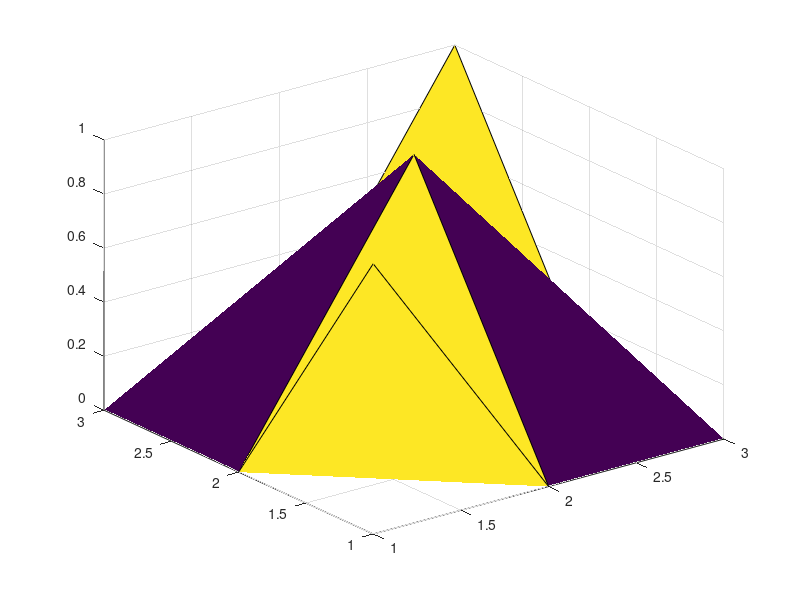

Here is the MATLAB script that generated this plot:
%% Plot the surface defined by the function using MATLAB 𝑓(𝑥,𝑦)=(𝑥−3)2+(𝑦−2)2 𝑓𝑜𝑟 2<𝑥<4 𝑎𝑛𝑑 1<𝑦<3

[x,y]=meshgrid(2:.1:4,1:.1:3);
f=(x-3).^2+(y-2).^2;
surf(x,y,f)

%% Evaluate the expression 𝑥2+𝑦2over the 2-D grid.

x = 1:3;
y = 1:4;
[X,Y] = meshgrid(x,y)
F=X.^2 + Y.^2
surf(X,Y,F)

%% Create 3-D grid coordinates from x-, y-, and z-coordinates defined in the interval [0,6], and evaluate the expression𝑥2+𝑦2+𝑧2

x = 0:6;
y = 0:6;
z = 0:6;

[X, Y, Z] = meshgrid(x, y, z);
result = X.^2 + Y.^2 + Z.^2;

disp(result);
surf